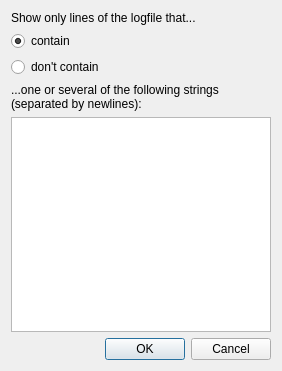
<?xml version="1.0" encoding="UTF-8"?>
<ui version="4.0">
 <class>SimpleFilterDialog</class>
 <widget class="QDialog" name="SimpleFilterDialog">
  <property name="geometry">
   <rect>
    <x>0</x>
    <y>0</y>
    <width>282</width>
    <height>371</height>
   </rect>
  </property>
  <property name="windowTitle">
   <string>Simple Filter</string>
  </property>
  <layout class="QGridLayout" name="gridLayout">
   <item row="5" column="0">
    <widget class="QDialogButtonBox" name="buttonBox">
     <property name="orientation">
      <enum>Qt::Horizontal</enum>
     </property>
     <property name="standardButtons">
      <set>QDialogButtonBox::Cancel|QDialogButtonBox::Ok</set>
     </property>
    </widget>
   </item>
   <item row="0" column="0">
    <widget class="QLabel" name="label">
     <property name="text">
      <string>Show only lines of the logfile that...</string>
     </property>
    </widget>
   </item>
   <item row="4" column="0">
    <widget class="QPlainTextEdit" name="ptxted_filter_strings"/>
   </item>
   <item row="2" column="0">
    <widget class="QRadioButton" name="rb_filter_strings_not_contain">
     <property name="text">
      <string>don't contain</string>
     </property>
    </widget>
   </item>
   <item row="3" column="0">
    <widget class="QLabel" name="label_2">
     <property name="text">
      <string>...one or several of the following strings
(separated by newlines):</string>
     </property>
    </widget>
   </item>
   <item row="1" column="0">
    <widget class="QRadioButton" name="rb_filter_strings_contain">
     <property name="text">
      <string>contain</string>
     </property>
     <property name="checked">
      <bool>true</bool>
     </property>
    </widget>
   </item>
  </layout>
 </widget>
 <resources/>
 <connections>
  <connection>
   <sender>buttonBox</sender>
   <signal>accepted()</signal>
   <receiver>SimpleFilterDialog</receiver>
   <slot>accept()</slot>
   <hints>
    <hint type="sourcelabel">
     <x>248</x>
     <y>254</y>
    </hint>
    <hint type="destinationlabel">
     <x>157</x>
     <y>274</y>
    </hint>
   </hints>
  </connection>
  <connection>
   <sender>buttonBox</sender>
   <signal>rejected()</signal>
   <receiver>SimpleFilterDialog</receiver>
   <slot>reject()</slot>
   <hints>
    <hint type="sourcelabel">
     <x>316</x>
     <y>260</y>
    </hint>
    <hint type="destinationlabel">
     <x>286</x>
     <y>274</y>
    </hint>
   </hints>
  </connection>
 </connections>
</ui>
